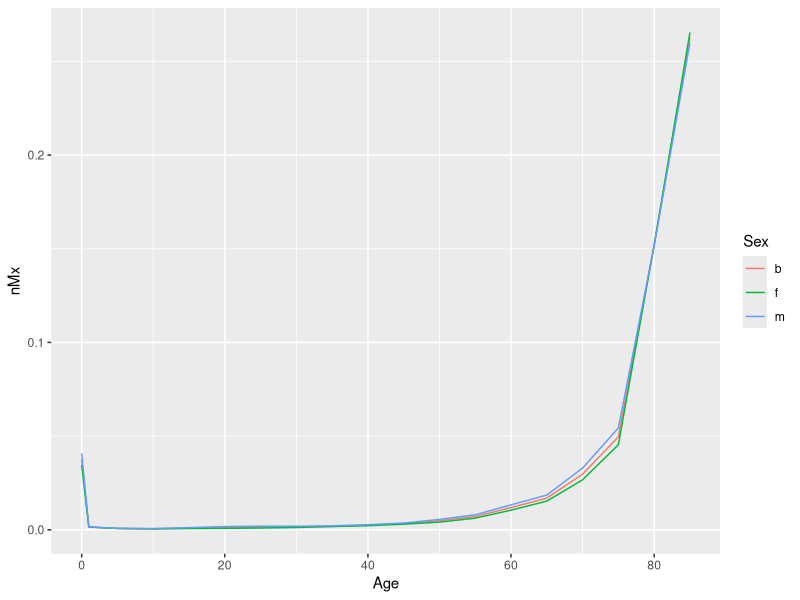
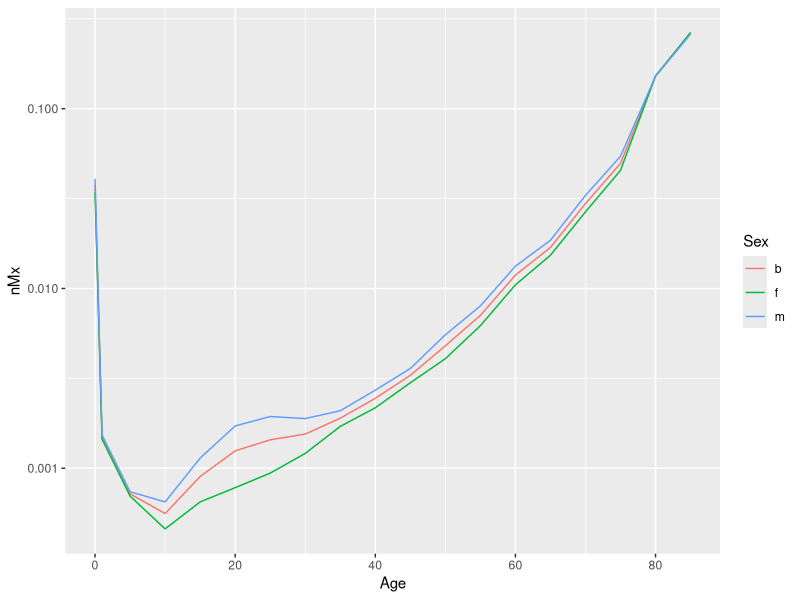
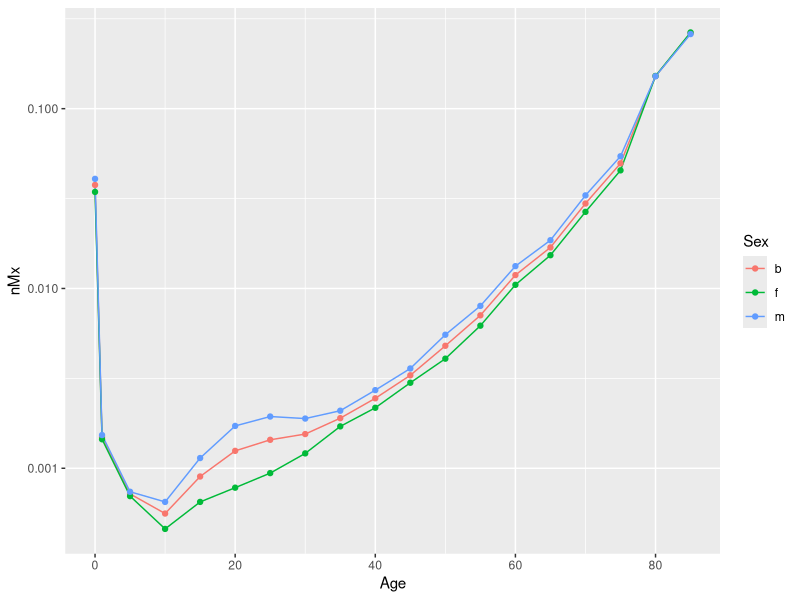
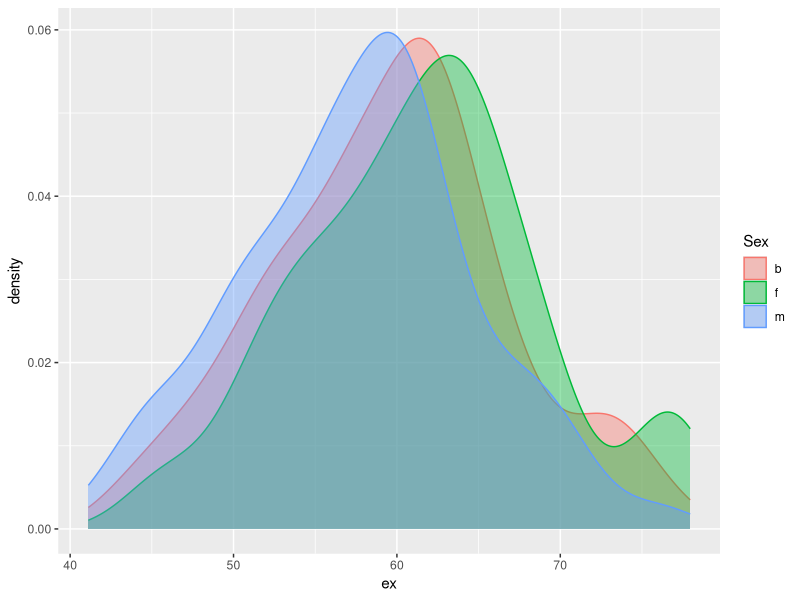
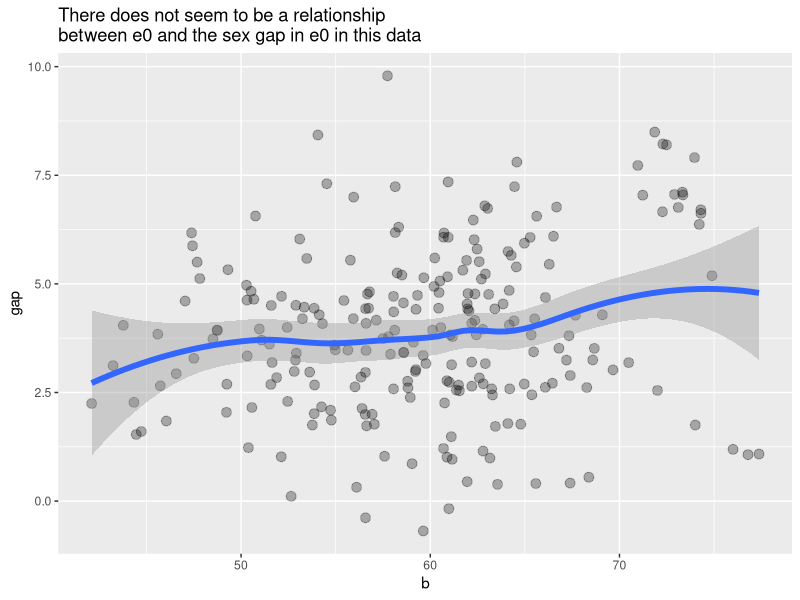
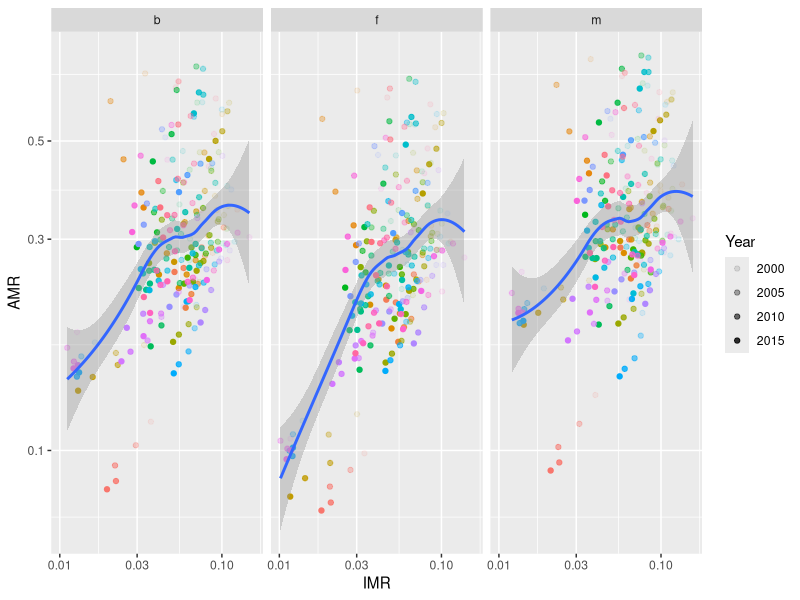
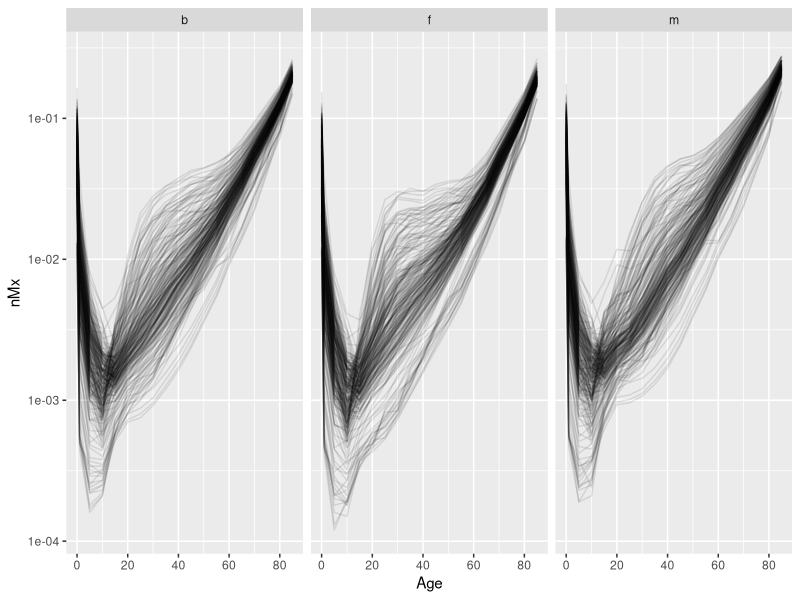
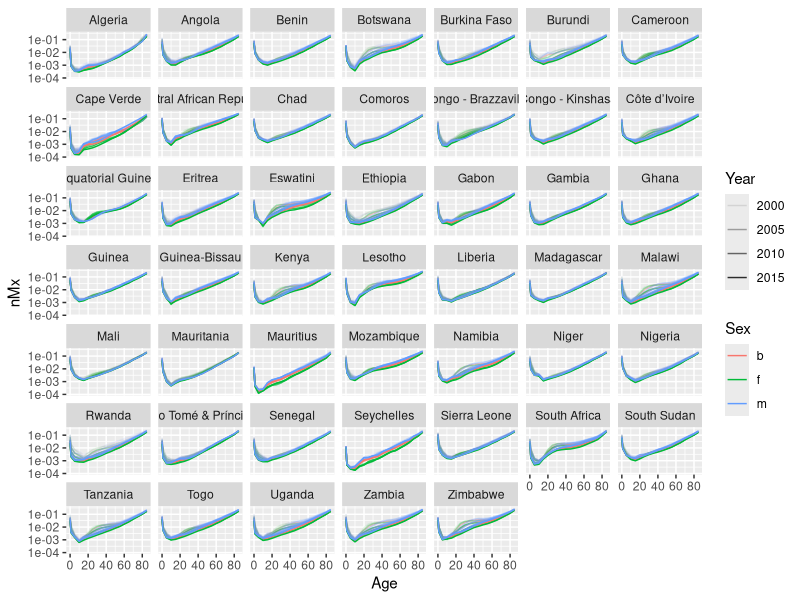

Write the R code that produced these figures, in order.
## ---- chunk 1
knitr::opts_chunk$set(echo = TRUE)
## ---- chunk 2
library(tidyverse)
LT <- read_csv("Data/LT_results.csv", show_col_types = FALSE) 

LT %>% 
  filter(Country == "Algeria",
         Year == 2000) %>% 
  ggplot(mapping = aes(
    x = Age,
    y = nMx,
    color = Sex
  )) +
  geom_line()
  #geom_point()
  #geom_step()
## ---- chunk 3
LT %>% 
  filter(Country == "Algeria",
         Year == 2000) %>% 
  ggplot(mapping = aes(
    x = Age,
    y = nMx,
    color = Sex
  )) +
  geom_line() +
  scale_y_log10()
## ---- chunk 4
LT %>% 
  filter(Country == "Algeria",
         Year == 2000) %>% 
  ggplot(mapping = aes(
    x = Age,
    y = nMx,
    color = Sex
  )) +
  geom_line() +
  geom_point() +
  scale_y_log10()
## ---- chunk 5
LT %>% 
  filter(Age == 0) %>% 
  ggplot(mapping = aes(x = ex, 
                       fill = Sex, 
                       color = Sex)) +
  geom_density(alpha = .4)
## ---- chunk 6
LT %>% 
  filter(Age == 0) %>% 
  select(Country, Sex, Year, ex) %>% 
  pivot_wider(names_from = Sex, values_from = ex) %>% 
  mutate(gap = f - m) %>% 
  ggplot(mapping = aes(x = b,
                       y = gap)) +
  geom_point(alpha = .3, size = 3) +
  geom_smooth(size = 2) +
  labs(title = "There does not seem to be a relationship\nbetween e0 and the sex gap in e0 in this data")
## ---- chunk 7
LT %>% 
  # calculate indicators
  group_by(Country, Year, Sex) %>% 
  summarize(IMR = nqx[Age == 0],
            AMR = 1 - lx[Age == 60] / lx[Age == 15],
            .groups = "drop") %>% 
  
  
  ggplot(mapping = aes(x = IMR,
                       y = AMR)) +
  geom_point(mapping = aes(
                        alpha = Year,
                        color = Country)) +
  geom_smooth() +
  scale_x_log10() +
  scale_y_log10() +
  guides(color = "none") +
  facet_wrap(~Sex) 
## ---- chunk 8
LT %>% 
  ggplot(mapping = aes(x = Age, 
                       y = nMx, 
                       group = interaction(Country, Year))) +
  geom_line(alpha = .1) +
  scale_y_log10() +
  facet_wrap(~Sex)
## ---- chunk 9
p <-
  LT %>% 
  ggplot(mapping = aes(x = Age,
                       y = nMx,
                       color = Sex,
                       alpha = Year,
                       group = interaction(Sex, Year))) +
  geom_line() +
  scale_y_log10() +
  facet_wrap(~Country)
# to render the plot, just evaluate the object p
p
# args(ggsave)
# ggsave(filename = "Africa_nMx_facet.pdf", p)
